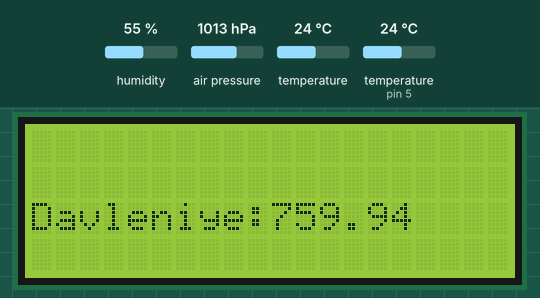
This sketch was run on a simulated Arduino Uno, built with avr-gcc and run on an emulated ATmega328P. Shown: 20×4 character LCD. Inputs (shaded band) come from the test bench; at power-on: humidity 55 %, temperature (sensor on pin 5) 24 °C, air pressure 1013 hPa, temperature 24 °C.

Above: at 2.3 s.
2.4 s: humidity set to 22 %
At 5.3 s:
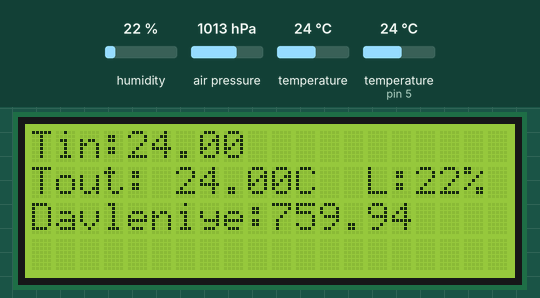
11.2 s: temperature (sensor on pin 5) set to 12 °C
At 16.8 s:
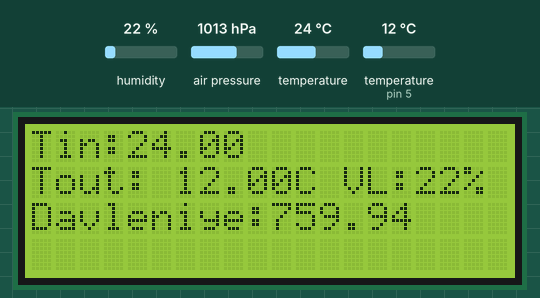
17.7 s: air pressure set to 952 hPa
At 21.9 s:
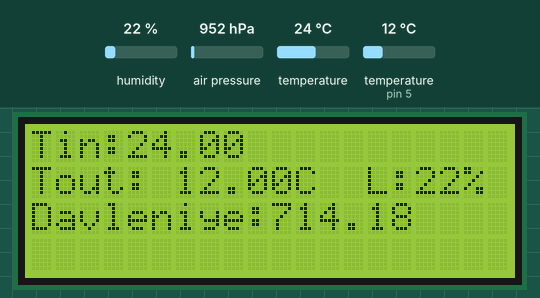
24.2 s: temperature (sensor 0) set to 12 °C
At 27.3 s:
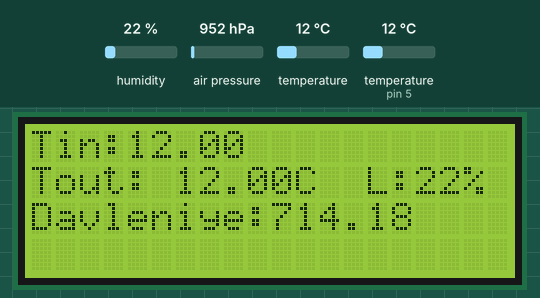
28.2 s: temperature (sensor on pin 5) set to 19 °C
At 33.1 s:
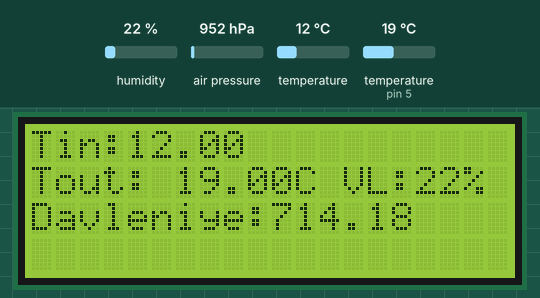
33.9 s: temperature (sensor on pin 5) set to 28 °C
At 37.9 s:
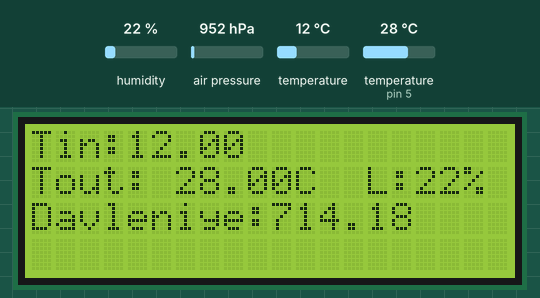
Timing chart, 0 to 39.4 s (numbered marks = the images above; inputs shaded):
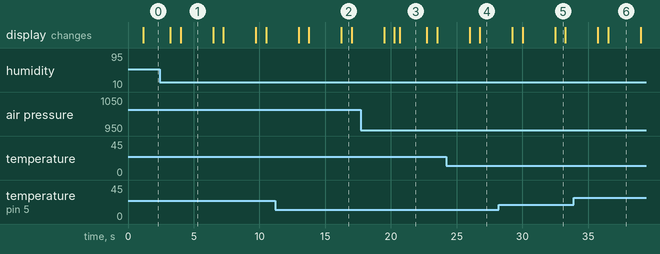

The sketch:

barometr_AM2320_i_vivod_v_LCD.ino
```cpp
#include <LiquidCrystal_I2C.h>

#include <Wire.h>
#include <BMP085.h>
#include <AM2320.h>
AM2320 th;
BMP085 dps = BMP085();

#include <OneWire.h>

#include <DallasTemperature.h>
OneWire oneWire(5);
DallasTemperature ds(&oneWire);

long Temperature = 0, Pressure = 0;
  LiquidCrystal_I2C lcd(0x27,20,4);
void setup() {
  // put your setup code here, to run once:
    Wire.begin();
  delay(1000);
  dps.init();
  lcd.begin();
   lcd.setCursor(0, 0);
   lcd.backlight();
     lcd.begin();
  lcd.backlight();// Включаем подсветку дисплея
ds.begin();

}

void loop() {
  // put your main code here, to run repeatedly:
  dps.getPressure(&Pressure);
  dps.getTemperature(&Temperature);
   lcd.setCursor(0, 2);
  lcd.print("Davleniye:");
  lcd.print(Pressure/133.3);    //Выводим давление в мм.рт ст
  delay(2000);
      th.Read();
     lcd.setCursor(13, 1);
     lcd.print("VL:");
      lcd.print(int(th.h));
      lcd.print("% ");
      lcd.setCursor(0, 0);
      lcd.print("Tin:");
      lcd.print(th.t);
      lcd.setCursor(0, 1);
ds.requestTemperatures();
lcd.print("Tout: ");
lcd.print(ds.getTempCByIndex(0));
lcd.println("C");
  delay(200);
  delay(200);
}
```

Measured:
- after the input at 11.2 s, the display: first differs from a run without the input after 2.6 s (image 2 shows a later state)
- after the input at 17.7 s, the display: first differs from a run without the input after 3.0 s (image 3)
- after the input at 24.2 s, the display: first changes after 1.8 s (image 4 shows a later state)
- after the input at 28.2 s, the display: first differs from a run without the input after 1.8 s (image 5 shows a later state)
- after the input at 33.9 s, the display: first differs from a run without the input after 2.6 s (image 6)
